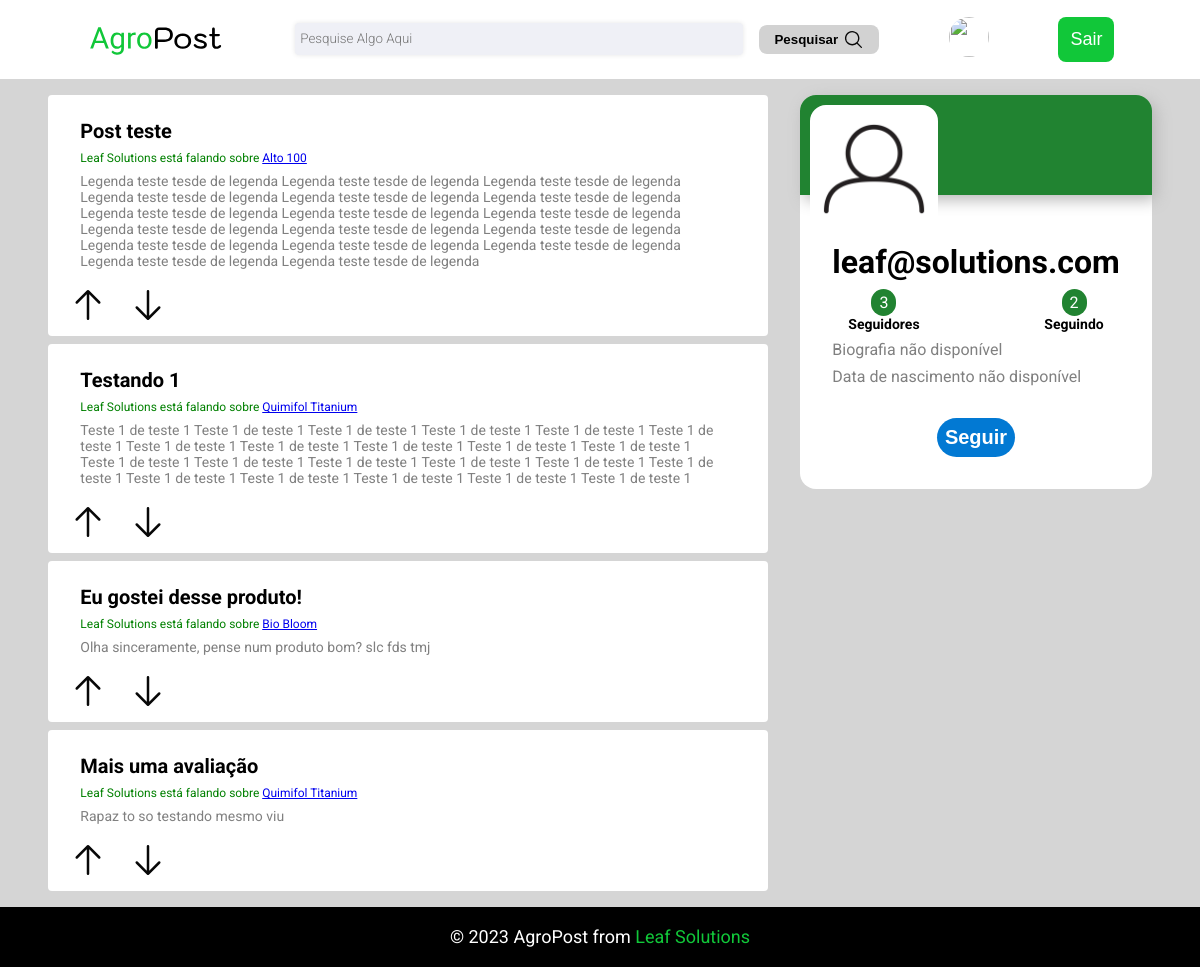
Before: /profile/leaf@solutions.com/ with the older database file.
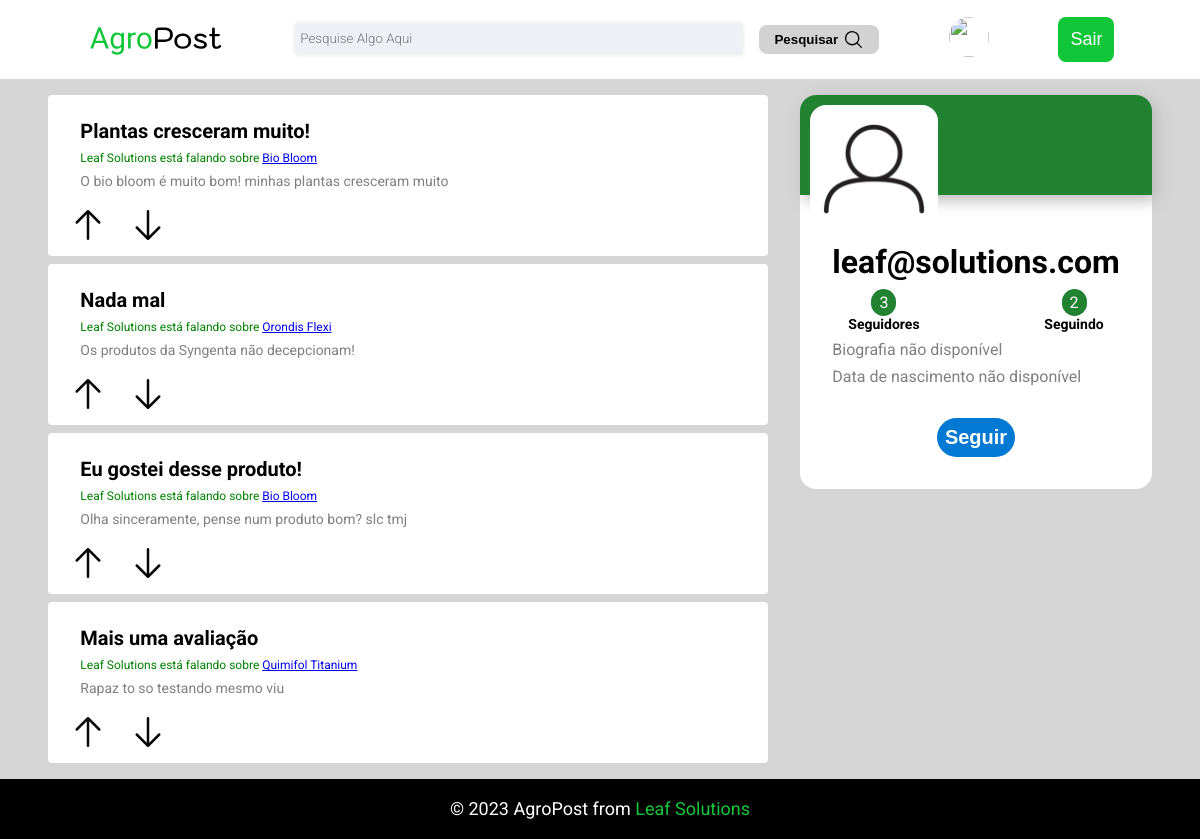
After: the same page with the newer database file.
### post/models.py (models this page shows, shortened)
class Post(models.Model):
    title = models.CharField(blank=False,null=False,max_length=30,editable=True)
    content = models.TextField(blank=False,null=False,editable=True)
    rate = models.PositiveSmallIntegerField(blank=False,null=False,editable=False, default=0)
    published_at = models.DateTimeField(auto_now_add=True)
    updated_at = models.DateTimeField(auto_now=True)
    product = models.ForeignKey(Product,blank=False,null=False,on_delete=models.CASCADE)
    author = models.ForeignKey(User,blank=False,null=False,on_delete=models.CASCADE)
    upgrade = models.ManyToManyField(User,related_name="upgrade",null=True,blank=True)
    downgrade = models.ManyToManyField(User,related_name="downgrade",null=True,blank=True)

### product/models.py (models this page shows, shortened)
class Product(models.Model):
    product_types = (
        ("vermifuga", "Vermifuga"),
        ("Adubo", "Adubo"),
        ("Veneno", "Veneno"),
        ("Fertilizante", "Fertilizante"),
        ("Agrotoxico", "Agrotoxico"),
        ("Fungicida","Fungicida"),
    )
    name = models.CharField(blank=False, null=False, max_length=50, editable=True)
    brand = models.ForeignKey(Brand, blank=False,null=False,on_delete=models.CASCADE)
    picture = models.ImageField(
        upload_to="product-pic",
        height_field=None,
        width_field=None,
        max_length=None,
        null=False,
        blank=False,
    )
    product_type = models.CharField(
        choices=product_types, null=False, blank=False, max_length=50
    )
    def __str__(self):
        return self.name

### users/views.py (the view, shortened to what this page needs)
# urls.py: path("profile/<str:username>/", views.profile_view, name="profile"),
def profile_view(request, username):
    try:
        user = User.objects.get(username=username)
        posts = Post.objects.filter(author=user)
        followers = Profile.objects.filter(following=user.id)
        following = user.profile.following.all()
    except User.DoesNotExist:
        return render(request, "post/home.html")
    print(followers)
    return render(request, "post/profile.html", {"profile_user": user,"posts":posts, "followers":followers, "following": following})

### users/models.py (called while the page is built)
    def __str__(self):
        return self.user.username

### templates/post/profile.html (shortened to what this page needs)
{% extends "post/base.html" %} {% load static %} {% block 'head' %}
<link rel="stylesheet" href="{% static 'profile/styles.css' %}" />
{% endblock 'head' %} {% block 'content' %}
<div class="profile">
  <div class="profilePost">
    {% for post in posts %}
    <div class="post">
      <div class="head">
        <div class="userInfo">
          <h1 class="title">{{post.title}}</h1>
          <p class="username">{{post.author.first_name}} está falando sobre <a href="#">{{post.product}}</a></p>
          <p class="description">{{post.content}}</p>
        </div>
      </div>
      <ul>
      <button
        onclick="toggleLike('{{ post.id }}')"
        id="like_{{ post.id }}"
      >
        <img src="./../../static/assets/postPositivo.svg" />
      </button>
      <button
        onclick="toggleDislike('{{ post.id }}')"
        id="dislike_{{ post.id }}"
      >
        <img src="./../../static/assets/postNegativo.svg" />
      </button>
      </ul>
      </div>
    {% endfor %}
  </div>
  <div class="profileData">
    <div class="topProfile">
      <div class="backgroundProfile"></div>
      <div class="image">
        <img
          alt="Perfil"
          src="{{ profile_user.profile.image.url }}"
          class="profileIcon"
        />
      </div>
    </div>
    <div class="contentProfile">
      <h1>{{ profile_user.username }}</h1>
      <div class="follow_info">
        <div onclick=openModalFollower() >
          <span class='value'>{{ followers|length }}</span>
          <span class='text'>Seguidores</span>
        </div >
        <div onclick=openModalFollowing()>
          <span class='value'>{{ following|length }}</span>
          <span class='text'>Seguindo</span>
        </div >
      </div>
      {% if profile_user.bio %}
      <p>{{ profile_user.bio }}</p>
      {% else %}
      <p>Biografia não disponível</p>
      {% endif %}
      <div>
        {% if profile_user.date_of_birth %}
        <p>{{ profile_user.date_of_birth }}</p>
        {% else %}
        <p>Data de nascimento não disponível</p>
        {% endif %}
      </div>
    </div>
    {% if user.is_authenticated and user.username == profile_user.username %}
    <button id="openModal">Configurar</button>
    {% else %}
    <form action="{% url 'users:profile' username=profile_user.username %}" method="post">
      {% if user.profile not in followers %}
      <button type='submit' class='buttonFollow'>Seguir</button>
      {% else %}
      <button type='submit' class='unfollow_btn'>Parar de seguir</button>
      {% endif %}
    </form>
    {% endif %}
  </div>
</div>
{% endblock 'content' %}

Changed rows visible on the page:
changed Post: title "Post teste" → "Plantas cresceram muito!"; product "Alto 100" → "Bio Bloom"; content "Legenda teste tesde de legenda Legenda teste tesde de legenda Legenda teste tesde de legenda Legenda teste tesde de legenda Legenda teste tesde de legenda Legenda teste tesde de legenda Legenda teste tesde de legenda Legenda teste tesde de legenda Legenda teste tesde de legenda Legenda teste tesde de legenda Legenda teste tesde de legenda Legenda teste tesde de legenda Legenda teste tesde de legenda Legenda teste tesde de legenda Legenda teste tesde de legenda Legenda teste tesde de legenda Legenda teste tesde de legenda" → "O bio bloom é muito bom! minhas plantas cresceram muito"
changed Post: title "Testando 1" → "Nada mal"; product "Quimifol Titanium" → "Orondis Flexi"; content "Teste 1 de teste 1 Teste 1 de teste 1 Teste 1 de teste 1 Teste 1 de teste 1 Teste 1 de teste 1 Teste 1 de teste 1 Teste 1 de teste 1 Teste 1 de teste 1 Teste 1 de teste 1 Teste 1 de teste 1 Teste 1 de teste 1 Teste 1 de teste 1 Teste 1 de teste 1 Teste 1 de teste 1 Teste 1 de teste 1 Teste 1 de teste 1 Teste 1 de teste 1 Teste 1 de teste 1 Teste 1 de teste 1 Teste 1 de teste 1 Teste 1 de teste 1 Teste 1 de teste 1" → "Os produtos da Syngenta não decepcionam!"
changed Post "Eu gostei desse produto!": content "Olha sinceramente, pense num produto bom? slc fds tmj" → "Olha sinceramente, pense num produto bom? slc tmj"
